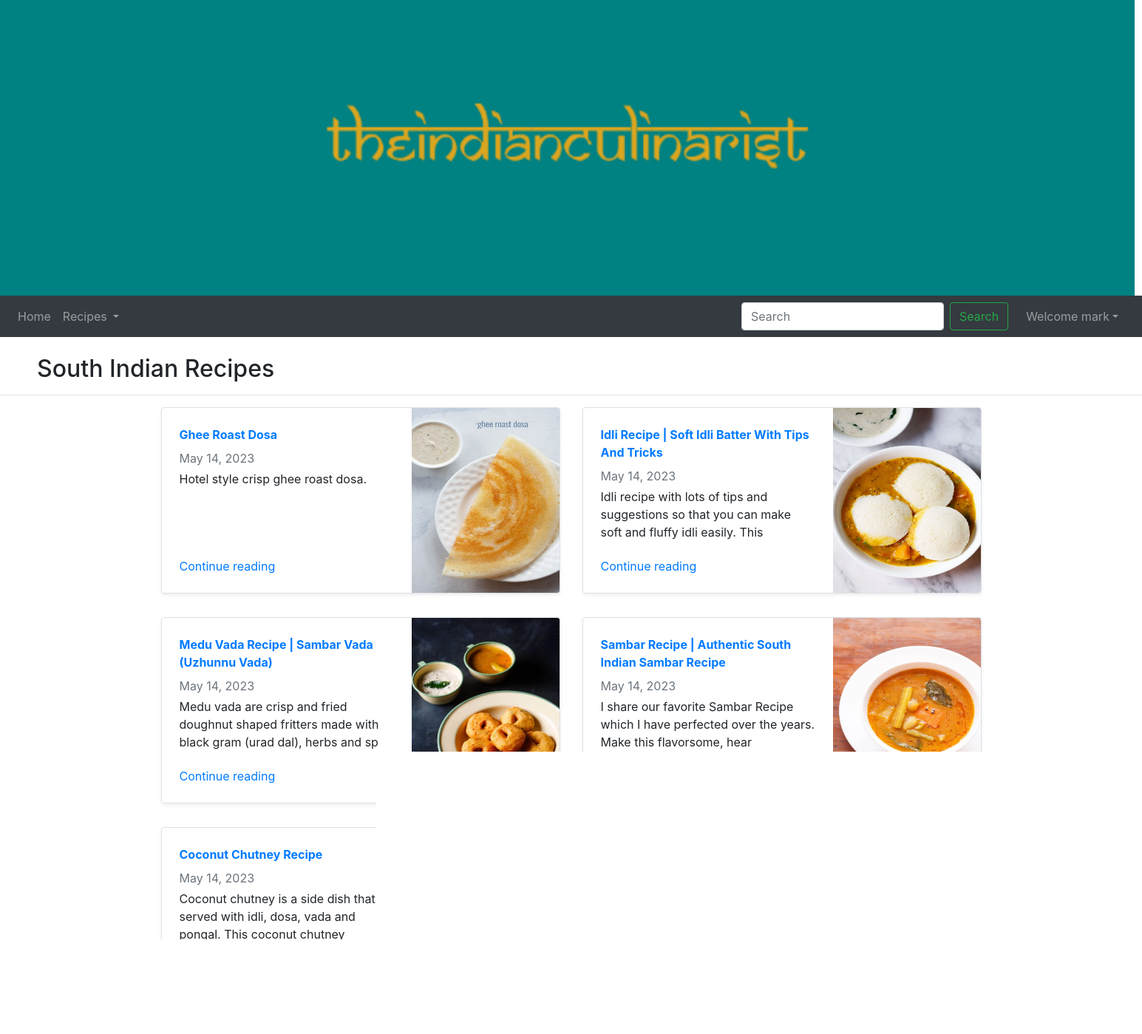
/index/southindian (signed in), run on the app's committed database.
### app/models.py (models this page shows, shortened)
class recipe(models.Model):
    region=models.CharField(max_length=100)
    title =models.CharField(max_length=100)
    image=models.ImageField(upload_to='images',default="")
    date=models.DateField()
    desc =models.TextField()
    ratings =models.FloatField()
    video =models.FileField(upload_to='videos')

### app/views.py (the view)
# urls.py: path('index/<category>', views.index,name="index"),
def index(request,category):
    if category=='southindian':
        category='South Indian'
        posts=recipe.objects.filter(region='South Indian')
    elif category=='northindian':
        category='North Indian'
        posts=recipe.objects.filter(region='North Indian')
    elif category=='indochinese':
        category='Indo-Chinese'
        posts=recipe.objects.filter(region='Indo-Chinese')
    return render(request,'app/index.html',{"category":category,"posts":posts})

### app/templates/app/index.html (shortened to what this page needs)
{% extends 'app/navbar.html' %}
{% block content %}
    <br />
    <h2 style=" position: relative; left:50px;">{{category}} Recipes</h2>
    <hr />
    <div class="container mt-3">
    <div class="row my-2">
        {% for item in posts %}
        <div class="col-md-6">
            <div class="row no-gutters border rounded overflow-hidden flex-md-row mb-4 shadow-sm h-md-250 position-relative">
                <div class="col p-4 d-flex flex-column position-static">
                    <strong class="d-inline-block mb-2 text-primary">
                         {{item.title}}
                    </strong>
                    <div class="mb-1 text-muted">{{item.date}}</div>
                    <p class="card-text mb-auto">{{item.desc|safe|slice:":100"}}</p>
                    <a href="{% url 'display' topic=item.title %}{% url 'display' topic=item.title %}" class="stretched-link">Continue reading</a>
                </div>
                <div class="col-auto d-none d-lg-block">
                    <img src="/media/{{item.image}}" class="bd-placeholder-img" width="200" height="250" aria-label="Placeholder: Thumbnail">
                </div>
            </div>
        </div>
        {% if forloop.counter|divisibleby:2%}
    </div>
    <div class="row my-2">
        {%endif%}
        {%endfor%}
    </div>
    </div>
{% endblock %}

### app/templates/app/navbar.html (shortened to what this page needs)
{% load static %}
<!DOCTYPE html>
<html lang="en" xmlns="http://www.w3.org/1999/xhtml">
<head>
    <link rel="stylesheet" href="https://cdn.jsdelivr.net/npm/bootstrap@4.6.2/dist/css/bootstrap.min.css">
</head>
<body>
    <div>
        <img src="{% static 'images/Samarkan.png' %}" width="1535px" height="400px">
    </div>
    <nav class="navbar sticky-top navbar-expand-lg navbar-dark bg-dark">
        <div class="collapse navbar-collapse" id="navbarSupportedContent">
            <ul class="navbar-nav mr-auto">
                <li class="nav-item">
                    <a class="nav-link" href="{% url "home" %}">Home</a>
                </li>
                <li class="nav-item dropdown">
                    <a class="nav-link dropdown-toggle" href="#" role="button" data-toggle="dropdown" aria-expanded="false">
                        Recipes
                    </a>
                </li>
            </ul>
        </div>
        <form method="get" action="/search" class="form-inline my-2 my-lg-0 mx-3">
            <input class="form-control mr-sm-2" type="search" placeholder="Search" aria-label="Search" name="search" id="search">
            <button class="btn btn-outline-success my-2 my-sm-0" type="submit">Search</button>
        </form>
        {% if user.is_authenticated %}
<ul class="navbar-nav mr-2">
<li class="nav-item dropdown">
<a class="nav-link dropdown-toggle" href='#' id="navbarDropdown" role="button" data-toggle="dropdown"> Welcome {{request.user}}</a>
      </li>
      </ul>
{% endif %}
    </nav>
    {% block content %}
    {% endblock %}
</body>
</html>

### data on the page
recipe: title "Ghee Roast Dosa", date "May 14, 2023", desc "Hotel style crisp ghee roast dosa.", image (picture)
recipe: title "Idli Recipe | Soft Idli Batter With Tips And Tricks", date "May 14, 2023", desc "Idli recipe with lots of tips and suggestions so that you can make soft and fluffy idli easily. This", image (picture)
recipe: title "Medu Vada Recipe | Sambar Vada (Uzhunnu Vada)", date "May 14, 2023", desc "Medu vada are crisp and fried doughnut shaped fritters made with black gram (urad dal), herbs and sp", image (picture)
recipe: title "Sambar Recipe | Authentic South Indian Sambar Recipe", date "May 14, 2023", desc "I share our favorite Sambar Recipe which I have perfected over the years. Make this flavorsome, hear", image (picture)
recipe: title "Coconut Chutney Recipe", date "May 14, 2023", desc "Coconut chutney is a side dish that is served with idli, dosa, vada and pongal. This coconut chutney", image (picture)

### other printed values
{{ request.user }} "mark"
{{ category }} "South Indian"
